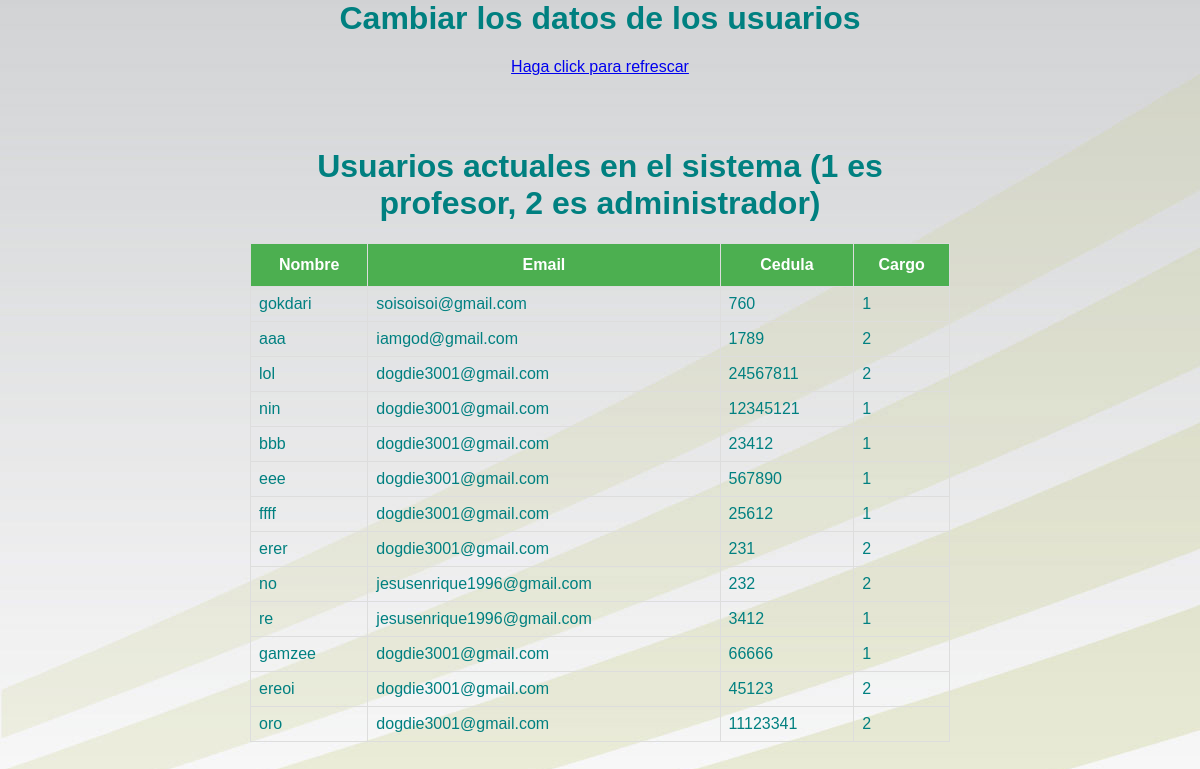
Before: /cambiar.php with the older database file.
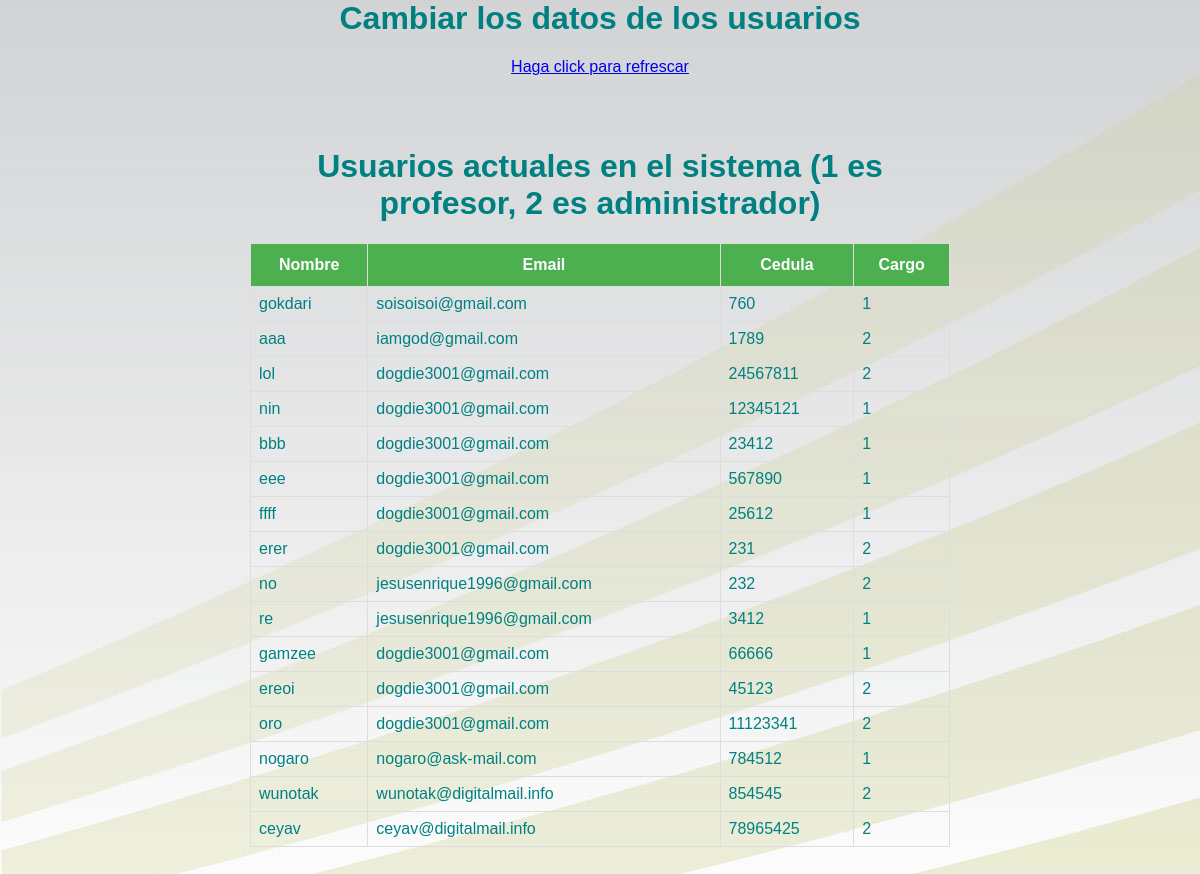
After: the same page with the newer database file.
### tables this page shows
CREATE TABLE `usuarios` (
  `id` int(11) NOT NULL AUTO_INCREMENT,
  `nombre` varchar(100) NOT NULL,
  `clave` varchar(100) NOT NULL,
  `email` varchar(100) NOT NULL,
  `cedula` int(11) NOT NULL,
  `Cargo` int(11) NOT NULL,
  PRIMARY KEY (`id`)
);

### cambiar.php (the view, shortened to what this page needs)
<?php
include_once("connection.php");
$sql = "SELECT * FROM `usuarios` limit 69 ";
$queryRecords = mysqli_query($conn, $sql) or die("Error al buscar");
?>
<html>
<head>
<link rel="stylesheet" href="estilos/clase.css">
<center><h1>Cambiar los datos de los usuarios</h1></center>
</head>
<body>
<div style="text-align: center;"><a href="cambiar.php">Haga click para refrescar</a></div>
<div class="container" id="otra">
<center><h1>Usuarios actuales en el sistema (1 es profesor, 2 es administrador)</h1></center>
<table id="employee_grid" name="employee_grid" class="table table-condensed table-hover table-striped bootgrid-table" width="60%" cellspacing="0">
   <thead>
      <tr>
         <th><center>Nombre</center></th>
         <th><center>Email</center></th>
		 <th><center>Cedula</center></th>
		 <th><center>Cargo</center></th>
      </tr>
   </thead>
   <tbody id="_editable_table">
      <?php foreach($queryRecords as $res) :?>
      <tr data-row-id="<?php echo $res['id'];?>">
         <td class="editable-col" contenteditable="false" colcambiar='0' oldVal ="<?php echo $res['nombre'];?>"><?php echo $res['nombre'];?></td>
         <td class="editable-col" contenteditable="false" colcambiar='1' oldVal ="<?php echo $res['email'];?>"><?php echo $res['email'];?></td>
         <td class="editable-col" contenteditable="false" colcambiar='2' oldVal ="<?php echo $res['cedula'];?>"><?php echo $res['cedula'];?></td>
		 <td class="editable-col" contenteditable="true"  colcambiar='3' oldVal ="<?php echo $res['Cargo'];?>"><?php echo $res['Cargo'];?></td>
   </tr>
	  <?php endforeach;?>
   </tbody>
</table>
</div>
</html>

Changed rows visible on the page:
added usuarios: nombre "nogaro", email "nogaro@ask-mail.com", cedula "784512", Cargo "1"
added usuarios: nombre "wunotak", email "wunotak@digitalmail.info", cedula "854545", Cargo "2"
added usuarios: nombre "ceyav", email "ceyav@digitalmail.info", cedula "78965425", Cargo "2"
